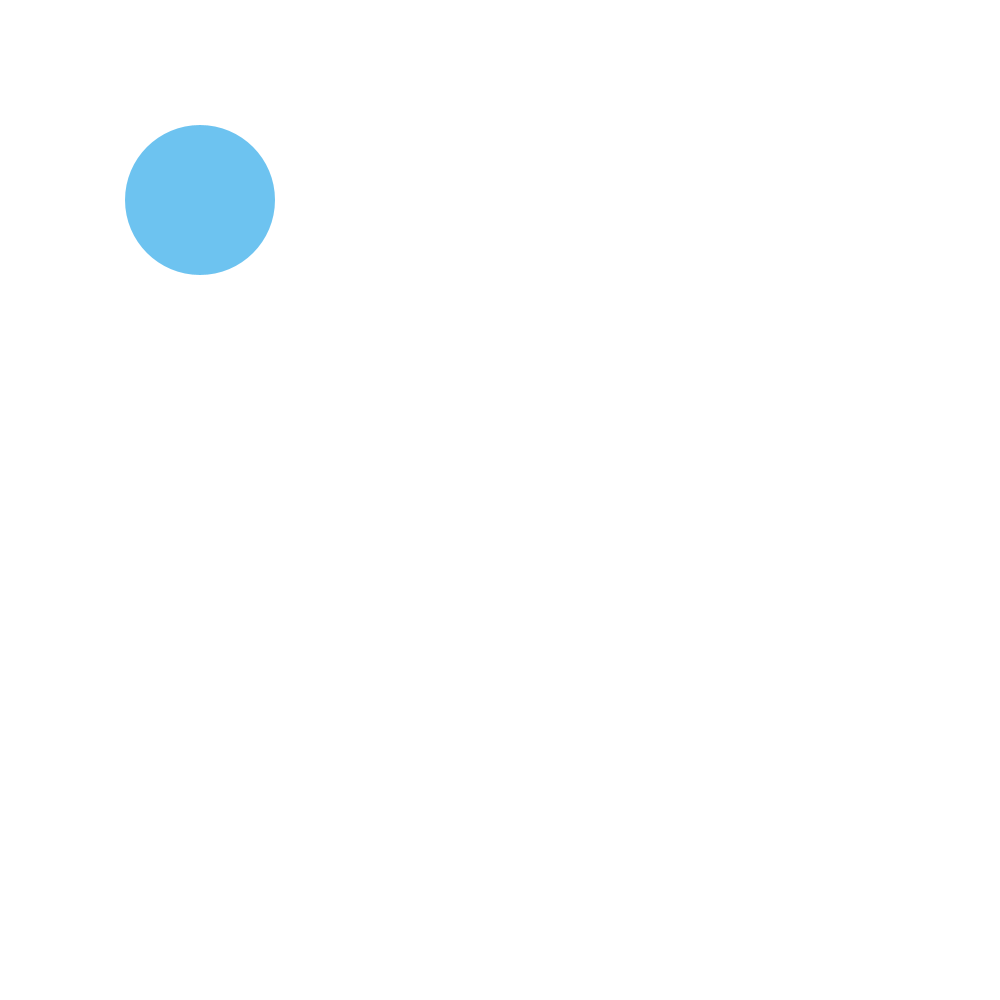
Frame 1 (no input)
Frame 60 (the mouse pressed at the canvas centre just before this capture): identical to frame 1, image omitted
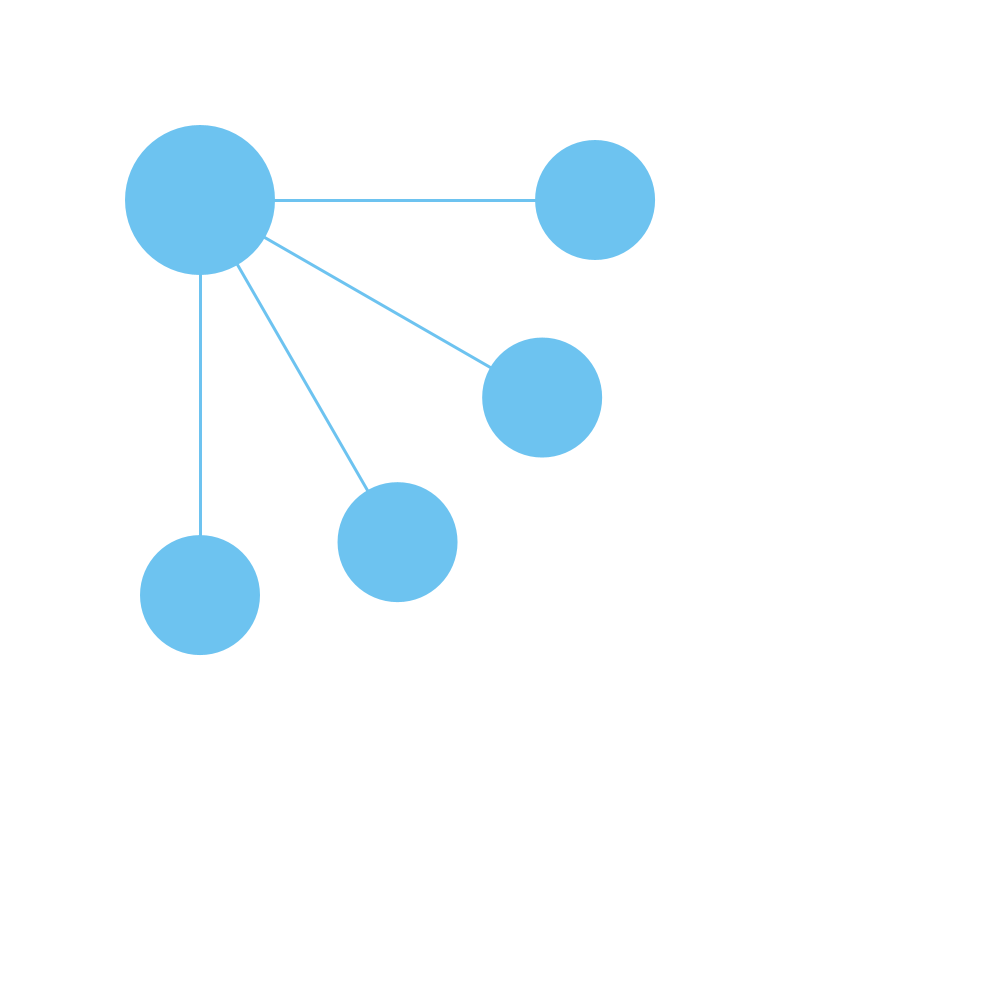
Frame 120 (the mouse held since frame 60 and released just before this capture)

The Processing sketch that drew these frames (run headless with seeded random() and noise(); from frame 60 on, the mouse is pressed at the canvas centre):

// Processing sketch: Group_UI
// ── Group_UI.pde
//点击鼠标 pop out

Button mother;
Button[]sons;

boolean expanding=false;
PVector start;

void setup() {
  size(1000, 1000);
  start=new PVector(200, 200);

  mother=new Button(start, 150);

  sons=new Button[4];
  for (int i=0; i<sons.length; i++) {
    sons[i]=new Button(start, 120);
  }

  shrink();
}



void draw() {
  background(255);


  for (int i=0; i<sons.length; i++) {
    sons[i].update();
  }


  for (int i=0; i<sons.length; i++) {
    connect(mother, sons[i]);
  }

  for (int i=0; i<sons.length; i++) {
    sons[i].display();
  }

  mother.display();
}


void mousePressed() {
  expanding=!expanding;

  if (expanding) {
    spread();
  } else {
    shrink();
  }
}


void spread() {
  for (int i=0; i<sons.length; i++) {
    float angle=map(i, 0, sons.length-1, 0, PI/2);
    PVector t=PVector.fromAngle(angle);
    t.mult(400f);
    t.add(start);
    sons[i].setTarget(t);
  }
}

void shrink() {
  for (int i=0; i<sons.length; i++) {
    sons[i].setTarget(start);
  }
}


void connect(Button b1, Button b2) {
  stroke(#6DC3F0);
  strokeWeight(3);
  line(b1.pos.x, b1.pos.y, b2.pos.x, b2.pos.y);
}



class Button {

  PVector pos;
  PVector target;
  PVector vel;
  float size;

  Button(PVector loc, float d) {
    pos=loc.copy();
    size=d;
    vel=new PVector(0, 0);
  }

  void setTarget(PVector _t) {
    target=_t.copy();
  }

  void update() {
    PVector acc=PVector.sub(target, pos);
    acc.mult(0.04);
    vel.add(acc);
    pos.add(vel);
    vel.mult(0.88);
  }

  void display() {
    noStroke();
    fill(#6DC3F0);
    ellipse(pos.x, pos.y, size, size);
  }
}
